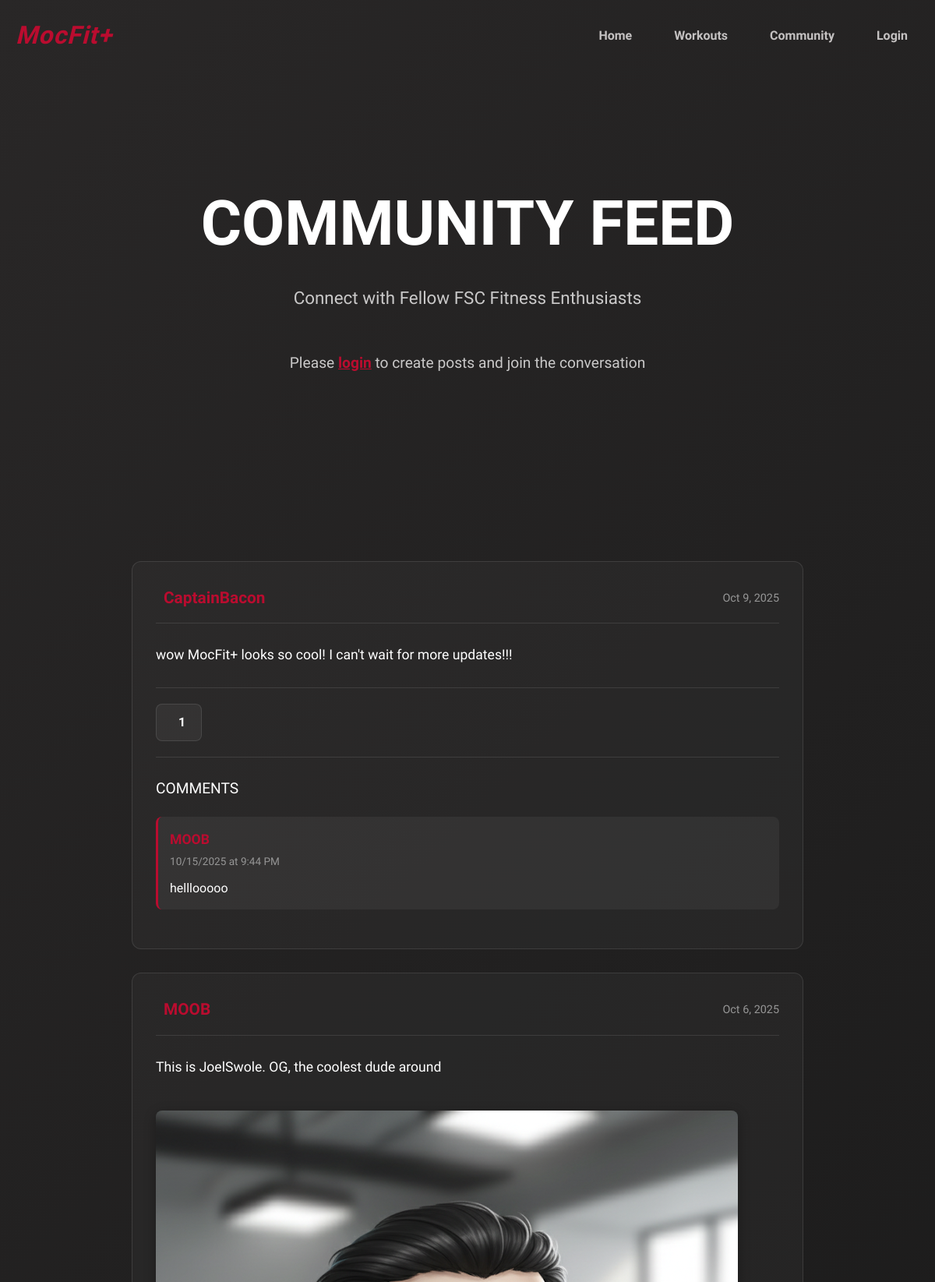
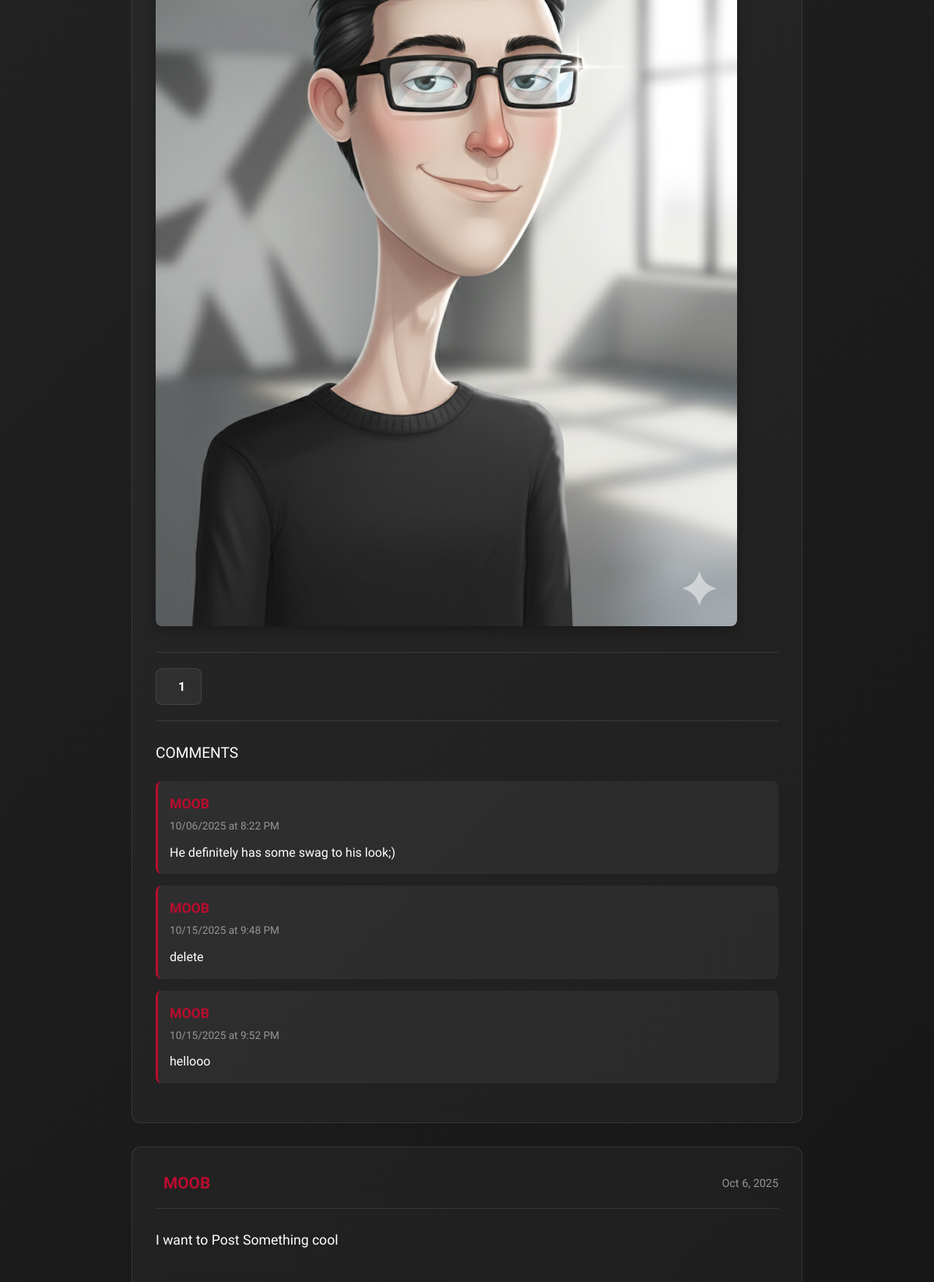
/community/ (upper part), run on the app's committed database (2 pictures, top to bottom).
### community_page/models.py (models this page shows, shortened)
class Post(models.Model):
    author = models.ForeignKey(User, on_delete=models.CASCADE, related_name='posts')
    content = models.TextField(blank=True)
    image = models.ImageField(upload_to='posts/', blank=True, null=True)
    created_at = models.DateTimeField(auto_now_add=True)
    likes = models.ManyToManyField(User, related_name='liked_posts', blank=True)
    def total_likes(self):
        return self.likes.count()

class Comment(models.Model):
    post = models.ForeignKey(Post, on_delete=models.CASCADE, related_name='comments')
    author = models.ForeignKey(User, on_delete=models.CASCADE)
    content = models.TextField()
    created_at = models.DateTimeField(auto_now_add=True)

### community_page/views.py (the view)
# urls.py: path('', views.index, name='community_home'),
def index(request):
    posts = Post.objects.annotate(
        like_count=Count('likes')
    ).order_by('-like_count', '-created_at')
    comment_form = CommentForm()
    return render(request, 'community_page/index.html', {
        'posts': posts,
        'comment_form': comment_form
    })

### community_page/templates/community_page/index.html (shortened to what this page needs)
<!DOCTYPE html>
<html lang="en">
<head>
    {% load static %}
    <link rel="stylesheet" href="{% static '/home/style.css' %}">
    <link rel="stylesheet" href="{% static '/community/community.css' %}">
</head>
<body>
    <nav class="navbar">
        <div class="nav-container">
            <a href="/" class="logo">MocFit+</a>
            <ul class="nav-links">
                <li><a href="/">Home</a></li>
                <li><a href="/workouts/">Workouts</a></li>
                <li><a href="/community/">Community</a></li>
                <li><a href="/accounts/">Login</a></li>
            </ul>
        </div>
    </nav>
    <section class="community-hero">
        <div class="hero-content">
            <h1>Community Feed</h1>
            <h2>Connect with Fellow FSC Fitness Enthusiasts</h2>
            {% if user.is_authenticated %}
                <a href="{% url 'create_post' %}" style="padding: 30px 60px; font-size: 1.2rem; background: linear-gradient(135deg, #ba0c2f, #d10e35); color: white; text-decoration: none; display: inline-block; font-weight: bold; border-radius: 5px;">+ Create Post</a>
                    <i class="material-symbols-outlined"></i>
                </button>
            {% else %}
                <p class="login-prompt">Please <a href="/accounts/">login</a> to create posts and join the conversation</p>
            {% endif %}
        </div>
    </section>
    <section class="posts-section">
        <div class="posts-container">
            {% for post in posts %}
            <div class="post-card">
                <div class="post-header">
                    <div class="author-info">
                        <h3>{{ post.author.username }}</h3>
                    </div>
                    <p class="post-date">{{ post.created_at|date:"M j, Y" }}</p>
                </div>
                <div class="post-content">
                    <p>{{ post.content }}</p>
                    {% if post.image %}
                        <img src="{{ post.image.url }}" alt="Post image" class="post-image">
                    {% endif %}
                </div>
                <div class="post-actions">
                    {% if user.is_authenticated %}
                        <form action="{% url 'like_post' post.id %}" method="post" class="like-form" data-post-id="{{ post.id }}">
                            {% csrf_token %}
                            <button type="button" class="action-btn like-btn {% if user in post.likes.all %}liked{% endif %}">
                                <i class="material-symbols-outlined">favorite</i>
                                <span class="like-count">{{ post.total_likes }}</span>
                            </button>
                        </form>
                    {% else %}
                        <span class="action-btn">
                            <span>{{ post.total_likes }}</span>
                        </span>
                    {% endif %}
                </div>
                <div class="comments-section">
                    <h4>Comments</h4>
                    <div class="comments-list">
                        {% for comment in post.comments.all %}
                            <div class="comment">
                                <div class="comment-header">
                                    <div class="comment-author-info">
                                        <strong>{{ comment.author.username }}</strong>
                                        <span class="comment-date">{{ comment.created_at|date:"m/d/Y" }} at {{ comment.created_at|date:"g:i A" }}</span>
                                    </div>
                                </div>
                                <p>{{ comment.content }}</p>
                            </div>
                        {% empty %}
                            <p class="no-comments">No comments yet. Be the first to comment!</p>
                        {% endfor %}
                    </div>
                </div>
            </div>
            {% empty %}
            <div class="no-posts">
                <i class="material-symbols-outlined"></i>
                <h2>No posts yet</h2>
                <p>Be the first to share something with the community!</p>
            </div>
            {% endfor %}
        </div>
    </section>
</body>
</html>

### mocfit/home/static/home/style.css (style rules this page uses)
body { line-height: 1.6; margin: 0px !important; background: linear-gradient(135deg, #292727 0%, #101111 100%); padding: 0px !important; font-family: 'Oswald'; }
h1 { font-size: 2rem; font-weight: normal; margin: 0px; padding: 20px 0 0 0; line-height: 1.2; text-align:center; color: white; text-transform: uppercase; }
h4 { font-size: 1.3rem; margin-bottom: 2.5rem; color: #666; font-weight: 400; text-align: center; }
section { min-height: 75vh; }
.navbar { background: transparent; position:fixed; top:0; width: 100%; z-index:1000; transition: all 0.3s ease; }
.nav-container { max-width: 1400px; margin: 0 auto; display: flex; justify-content: space-between; align-items: center; padding: 20px 20px; }
.logo { font-family: 'Michroma'; font-size: 2rem; letter-spacing: 1px; font-style: italic; font-weight: bold;; }
.navbar a { text-decoration: none; color: #ba0c2f; }
.nav-links { display: flex; gap: 40px; list-style: none; color: rgb(202, 201, 201); }
.nav-links a { position: relative; font-weight: bold; display: inline-block; padding: 10px 15px; text-decoration: none; color: rgb(197, 194, 194); transition: color 0.3s ease; z-index: 1; }
.nav-links { list-style: none; display: flex; align-items: center; margin: 0; gap: 1.5rem; padding: 0px !important; background: transparent; }
.nav-links li { display: inline-block; font-size: 1rem; }

### data on the page
Post: author.username "CaptainBacon", created_at "Oct 9, 2025", content "wow MocFit+ looks so cool! I can't wait for more updates!!!", total_likes "1"
Comment: created_at "10/15/2025", created_at "9:44 PM", content "helllooooo"
Post: author.username "MOOB", created_at "Oct 6, 2025", content "This is JoelSwole. OG, the coolest dude around", image (picture), total_likes "1"
Comment: author.username "MOOB", created_at "10/06/2025", created_at "8:22 PM", content "He definitely has some swag to his look;)"
Comment: author.username "MOOB", created_at "10/15/2025", created_at "9:48 PM", content "delete"
Comment: author.username "MOOB", created_at "10/15/2025", created_at "9:52 PM", content "hellooo"
Post: author.username "MOOB", created_at "Oct 6, 2025", content "I want to Post Something cool"
